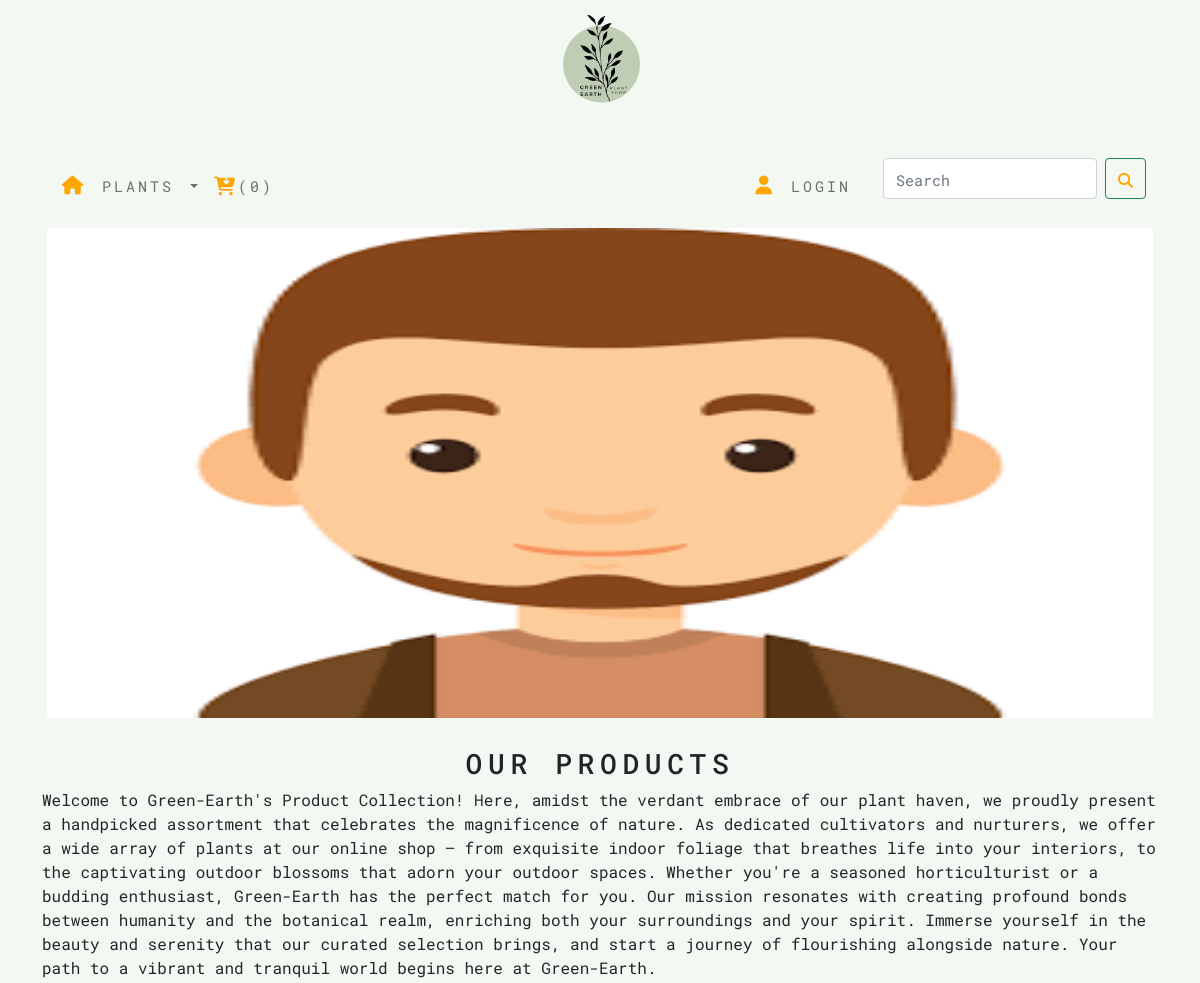
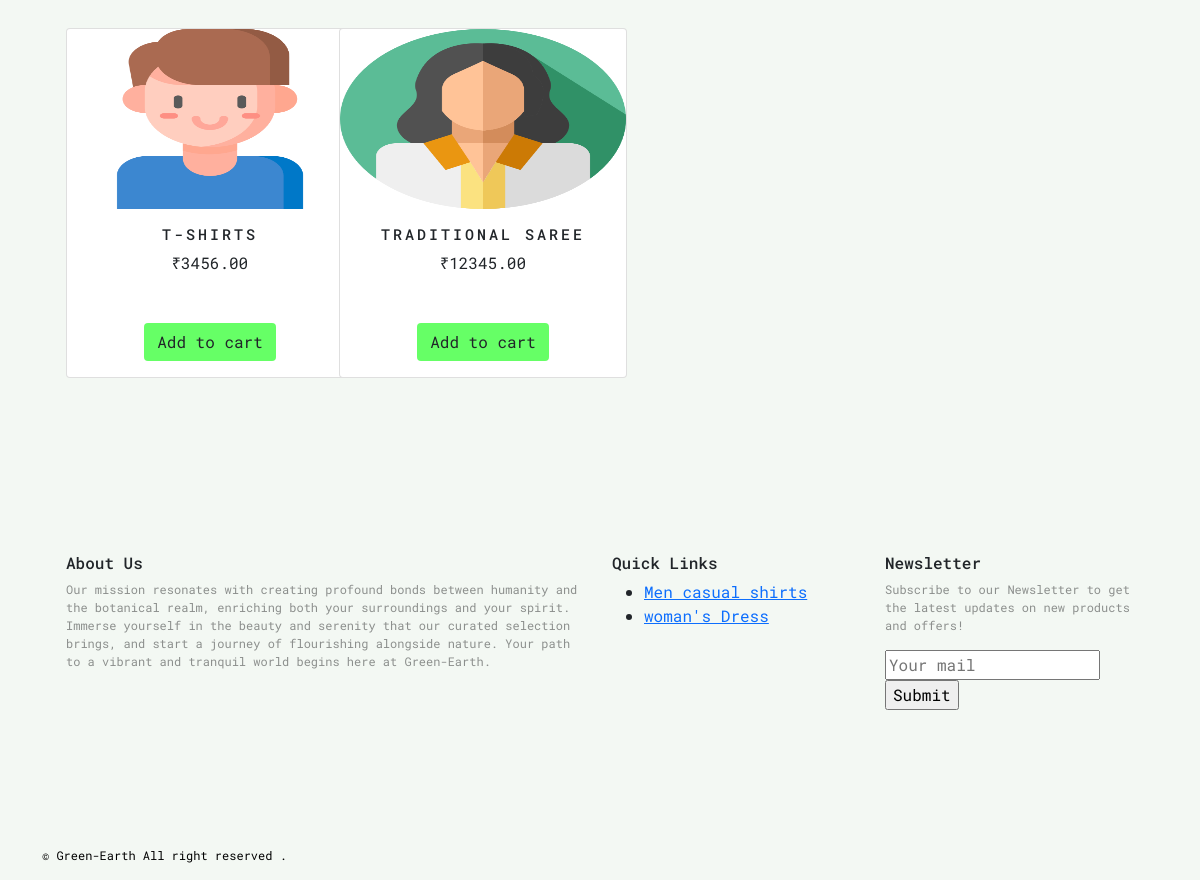
The app's page /shop/ with its own data (2 pictures, top to bottom).
### shop/models.py (models this page shows, shortened)
class Category(models.Model):
    name=models.CharField(max_length=250,unique=True)
    slug=models.SlugField(max_length=250,unique=True)
    description=models.TextField()
    image=models.ImageField(upload_to='category',blank=True)
    class Meta:
        ordering=('name',)
        verbose_name='category'
        verbose_name_plural='categories'
    def get_url(self):
        return reverse('shop:product_by_category',args=[self.slug])

class Products(models.Model):
    name=models.CharField(max_length=250,unique=True)
    slug=models.SlugField(max_length=250,unique=True)
    description=models.TextField(blank=True)
    price=models.DecimalField(max_digits=10,decimal_places=2)
    category=models.ForeignKey(Category,on_delete=models.CASCADE)
    image=models.ImageField(upload_to='product',blank=True)
    stock=models.IntegerField()
    available=models.BooleanField(default=True)
    created=models.DateTimeField(auto_now_add=True)
    updated=models.DateField(auto_now=True)
    class Meta:
        ordering = ('name',)
        verbose_name = 'product'
        verbose_name_plural = 'products'
    def get_url(self):
        return  reverse('shop:prodcatDetail',args=[self.category.slug,self.slug])

### shop/views.py (the view)
# urls.py: path('',views.allProdCat,name='allProdCat'),
def allProdCat(request,c_slug=None):
    c_page=None
    products_list=None
    categories = Category.objects.all() # edited
    if c_slug!=None:
        c_page=get_object_or_404(Category,slug=c_slug)
        products_list=Products.objects.all().filter(category=c_page,available=True)
    else:
        products_list=Products.objects.all().filter(available=True)
    paginator=Paginator(products_list,8)
    try:
        page=int(request.GET.get('page',1))
    except:
        page=1
    try:
        products = paginator.page(page)
    except (EmptyPage,InvalidPage):
        products = paginator.page(paginator.num_pages)
    return render(request,'category.html',{'category':c_page,'products':products,'categories': categories})

### cart/context_processors.py (called while the page is built)
def counter(request):
    item_count=0
    if 'admin' in request.path:
        return {}
    else:
        try:
            cart=Cart.objects.filter(cart_id=_cart_id(request))
            cart_items=CartItem.objects.all().filter(cart=cart[:1])
            for cart_item in cart_items:
                item_count += cart_item.quantity
        except Cart.DoesNotExist:
            item_count=0
    return dict(item_count=item_count)

### cart/views.py (called while the page is built)
def _cart_id(request):
    cart=request.session.session_key
    if not cart:
        cart=request.session.create()
    return cart

### shop/context_processors.py (called while the page is built)
def menu_links(request):
    links=Category.objects.all()
    return dict(links=links)

### template/category.html (shortened to what this page needs)
{% extends 'base.html' %}
{% load static %}
{% block content %}
    <div class="mx-auto">
        {% if category %}
            <img class="category_img" src="{{ category.image.url }}" alt="{{category.name}}">
    </div>
    <br>
    <div>
        <h1 class="text-center custom_title">{{category.name}}</h1>
        <p class="text-justify">{{category.description}}</p>
    </div>
        {% else %}
<div id="carouselExampleControls" class="carousel slide" data-bs-ride="carousel">
  <div class="carousel-inner">
          {% for category in categories %}
      <div class="carousel-item {% if forloop.first %} active {% endif %}">
               <img src="{{ category.image.url }}" class="banner_img category_img_padding" alt="{{ category.name }}">
      </div>
        {% endfor %}
  </div>
  <button class="carousel-control-prev" type="button" data-bs-target="#carouselExampleControls" data-bs-slide="prev">
    <span class="carousel-control-prev-icon" aria-hidden="true"></span>
  </button>
  <button class="carousel-control-next" type="button" data-bs-target="#carouselExampleControls" data-bs-slide="next">
    <span class="carousel-control-next-icon" aria-hidden="true"></span>
  </button>
</div>
    <br>
    <div>
        <h3 class="text-center custom_title ">Our products</h3>
        <p class="text-justify" >
            Welcome to Green-Earth's Product Collection! Here, amidst the verdant embrace of our plant haven,
            we proudly present a handpicked assortment that celebrates the magnificence of nature.
            As dedicated cultivators and nurturers, we offer a wide array of plants at our online shop – from exquisite indoor foliage that breathes life into your interiors,
            to the captivating outdoor blossoms that adorn your outdoor spaces. Whether you're a seasoned horticulturist or a budding enthusiast,
            Green-Earth has the perfect match for you. Our mission resonates with creating profound bonds between humanity and the botanical realm,
            enriching both your surroundings and your spirit. Immerse yourself in the beauty and serenity that our curated selection brings,
            and start a journey of flourishing alongside nature. Your path to a vibrant and tranquil world begins here at Green-Earth.
        </p>
    </div>
        {% endif %}
<div class="container" >
    <div class="row mx-auto">
        {% for product in products.object_list %}
            <div class="custom_margin col-9 col-sm-6 col-md-4 col-lg-3">
                <div class="card text-center" style="min-width: 18rem;height:350px;">
                    <a href="{{product.get_url}}"><img class=" card-img-top" src="{{ product.image.url }}" alt="{{product.name}}" style="height:180px;"></a>
                        <div class="card-body d-flex flex-column">
                            <h3>{{product.name}}</h3>
                            <p>₹{{product.price}}</p>
                                <div class="mt-auto">
                                    {% if product.stock > 0 %}
                                    <a href="{% url 'cart:add_cart' product.id%}" class="btn" style="background-color:#66FF66">Add to cart</a>
                                    {% endif %}
                                </div>
                        </div>
                </div>
            </div>
             {% endfor %}
    </div>
        <br></div>
{% endblock %}

### template/base.html (shortened to what this page needs)
{% load static %}
<html lang="en">
<head>
    <link href="{% static 'css/bootstrap.min.css' %}" rel="stylesheet">
    <link href="{% static 'css/custom.css' %}" rel="stylesheet">
</head>
<body style="background-color:rgb(243, 248, 243) ;">
<div class="container">
<div>
    {% include 'header.html' %}
    {% include 'navbar.html' %}
    {% block content %}
    {% endblock %}
</div>
    {% include 'footer.html' %}
</div>
</body>
</html>

### template/header.html
{% load static %}
<header>
  <center>
    <a href="{% url 'shop:allProdCat' %}" ><img src="{% static 'img/logo.png' %}" alt="logoimage" width="150px;" height="150px;"></a>
  </center>
</header>

### template/navbar.html (shortened to what this page needs)
<nav class="navbar navbar-expand-lg navbar-light " >
  <div class="container-fluid">
    <div class="collapse navbar-collapse" id="navbarSupportedContent">
      <ul class="navbar-nav me-auto mb-2 mb-lg-0">
        <li class="nav-item">
          <a class="nav-link" href="{% url 'shop:allProdCat' %}"><i class="fa fa-home fa-lg custom_icon" aria-hidden="true"></i></a>
        </li>
        <li class="nav-item dropdown {% if 'shop' in request.path %} active{% endif %}" >
          <a class="nav-link dropdown-toggle" href="#" id="navbarDropdown" role="button" data-bs-toggle="dropdown" aria-expanded="false">
            Plants
          </a>
        </li>
        {% if item_count >= 0 %}
        <li class="nav-item">
          <a class="nav-link" href="{% url 'cart:cart_detail' %}" ><i class="fa fa-cart-arrow-down fa-lg custom_icon" aria-hidden="true"></i>({{item_count}})</a>
        </li>
        {% endif %}
      </ul>
      <ul class="navbar-nav me-4 mb-2 mb-lg-0" >
        {% if user.is_authenticated %}
        <li class="nav-item custom_icon space">{{user.username}}</li>
        <li><a href="logout" class="nav-link">Logout</a></li>
        {% else %}
        <li class="nav-item space"><a href="register" class="nav-link"><i class="fa fa-user fa-lg custom_icon" aria-hidden="true"></i></a></li>
        <li class="nav-item space" ><a href="login" class="nav-link">Login</a></li>
        {% endif %}
      </ul>
      <form class="d-flex" action="{% url 'search:SearchResult' %}" method="get">
        <input class="form-control me-2  custom_icon" type="search" placeholder="Search" name="q" aria-label="Search">
        <button class="btn btn-outline-success custom_icon" type="submit"><i class="fa fa-search " aria-hidden="true"></i></button>
      </form>
    </div>
  </div>
</nav>

### template/footer.html
<footer class="footer navbar-fixed-bottom ">
    <div class="container">
      <div class="row mx-auto">
        <div class="col-6"><h6>About Us</h6>
          <p>Our mission resonates with creating profound bonds between humanity and the botanical realm, enriching both your surroundings and your spirit. Immerse yourself in the beauty and serenity that our curated selection brings, and start a journey of flourishing alongside nature. Your path to a vibrant and tranquil world begins here at Green-Earth.</p>
        </div>
        <div class="col" ><h6>Quick Links</h6>
           <ul> {% for cat in links %}
            <li><a href="{{cat.get_url}}">{{cat.name}}</a></li>
               {% endfor %}
           </ul>
        </div>
         <div class="col" ><h6>Newsletter</h6>
           <p>Subscribe to our Newsletter to get the latest updates on new products and offers!</p>
           <input type="text" placeholder="Your mail">
           <input type="submit">
         </div>
        </div>
      </div>
      <div class="footer navbar-fixed-bottom  custom_footer" >
  <p>
    &copy; Green-Earth All right reserved .
  </p>
</div>
</footer>

### static/css/custom.css (style rules this page uses)
body { font-family: 'Roboto Mono', monospace; background-color:rgb(208, 248, 204 ); }
.nav-item { letter-spacing:0.2em; font-size:15px; text-transform: uppercase; }
.custom_icon { padding-top:10px; }
.banner_img { width:100%; height:500px; }
.custom_title { letter-spacing:0.2em; text-transform: uppercase; }
.category_img_padding { padding:5px; }
.custom_margin { padding-top:15px; padding-bottom:15px; }
.card-body h3 { letter-spacing:0.2em; font-size:15px; text-transform: uppercase; }
.custom_icon { padding-top:10px; color:orange; font-size:15px; }
.footer { display: block; position: relative; padding-top: 136px; height:auto; width:100%; }
.footer p { font-size:12px; color:rgb(140, 143, 141); }
.custom_footer p { color:black; }

### records on screen
Category: image (picture), name "Men casual shirts"
Products: image (picture), name "T-SHIRTS", price "3456.00", stock "Add to cart"
Products: image (picture), name "TRADITIONAL SAREE", price "12345.00", stock "Add to cart"
Category: name "woman's Dress"

### other values on screen
{{ item_count }} "0"
